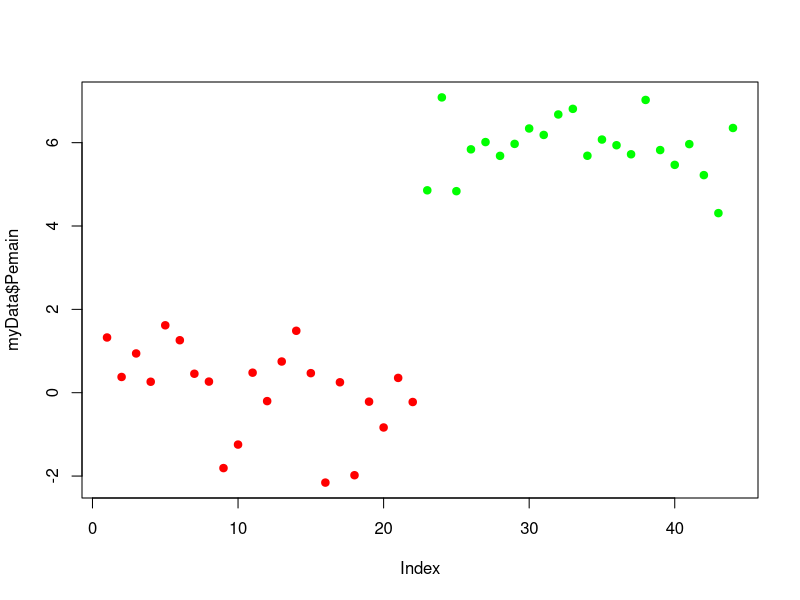
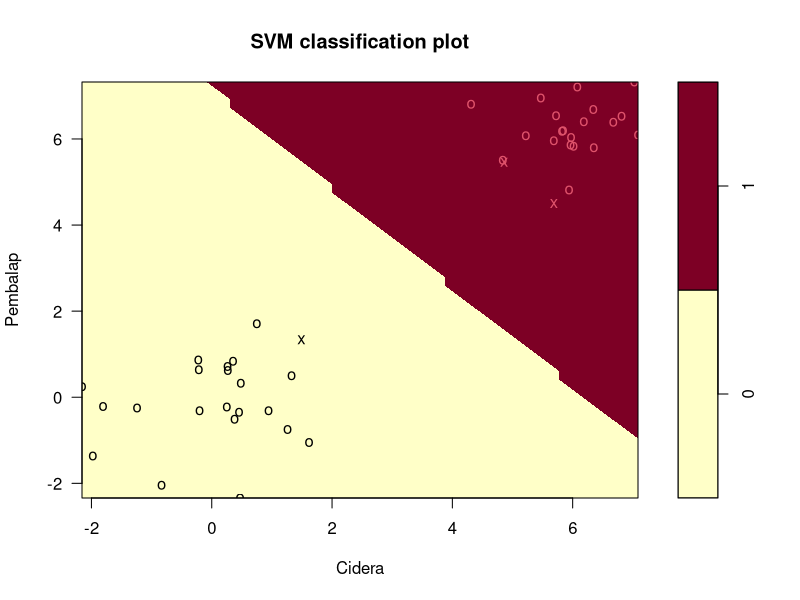

The R source for these figures, in order:
## ---- chunk 1
set.seed(10111)
## ---- chunk 2
x <-matrix(rnorm(88),44, 2)
x
## ---- chunk 3
y <- factor(rep(c(0,1), each=22))
y
## ---- chunk 4
x[y == 1, ] <- x[y == 1, ] + 6
## ---- chunk 5
myData <- data.frame(x,y)
head(myData)
## ---- chunk 6
colnames(myData) <- c("Pembalap", "Cidera", "Fit")
head(myData)
## ---- chunk 7
plot(myData$Cidera,myData$Pemain, col = ifelse(y=="1", "green", "red"), pch = 19)
## ---- chunk 8
library(e1071)
## ---- chunk 9
modelSVM1 <- svm(Fit ~ ., data = myData, kernel = "linear")
## ---- chunk 10
print(modelSVM1)
## ---- chunk 11
plot(modelSVM1, myData)
